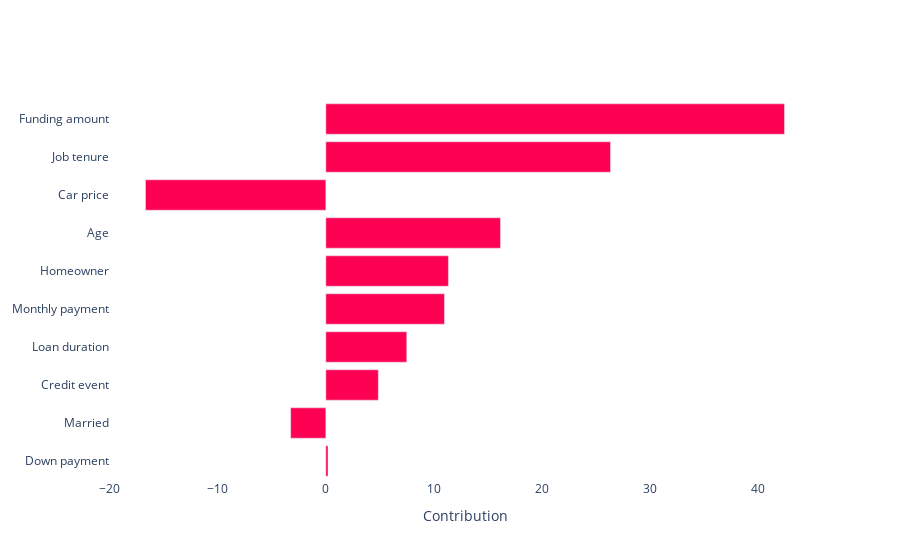

The notebook cell this image was saved under:
### Code cell
viz.bar_plot(XPER_values=XPER_values, X_test=X_test, labels=labels, p=10, percentage=True)

### Figure 1 — Plotly figure (JSON) as saved in the notebook; plotly's stock layout.template omitted (floating-point values rounded to 4 significant figures)
{"data": [{"marker": {"color": [42.5, 26.38, -16.71, 16.18, 11.36, 10.99, 7.498, 4.863, -3.26, 0.2031], "colorscale": [[0, "rgb(255, 1, 82)"], [1, "rgb(255, 1, 82)"]]}, "orientation": "h", "type": "bar", "x": [42.5, 26.38, -16.71, 16.18, 11.36, 10.99, 7.498, 4.863, -3.26, 0.2031], "y": ["Funding amount", "Job tenure", "Car price", "Age", "Homeowner", "Monthly payment", "Loan duration", "Credit event", "Married", "Down payment"]}], "layout": {"plot_bgcolor": "white", "showlegend": false, "xaxis": {"title": {"text": "Contribution"}}, "yaxis": {"autorange": "reversed"}}}
